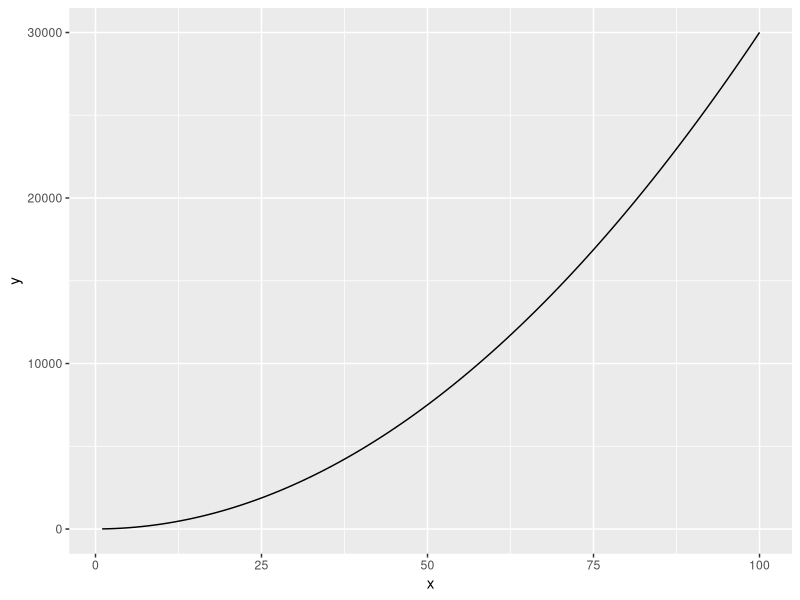
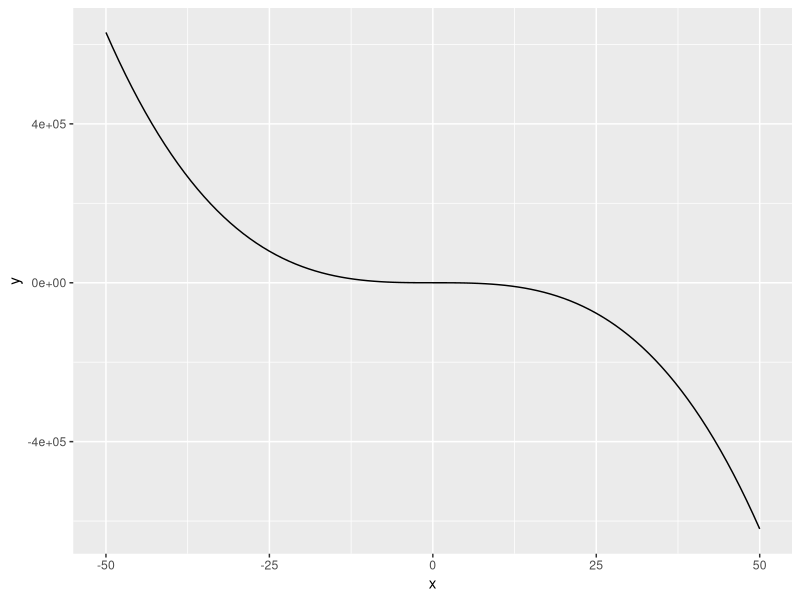
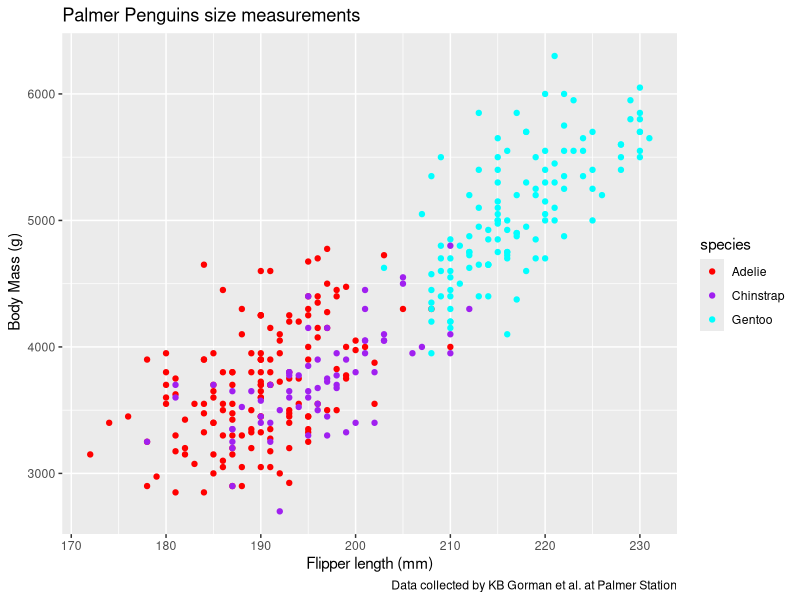
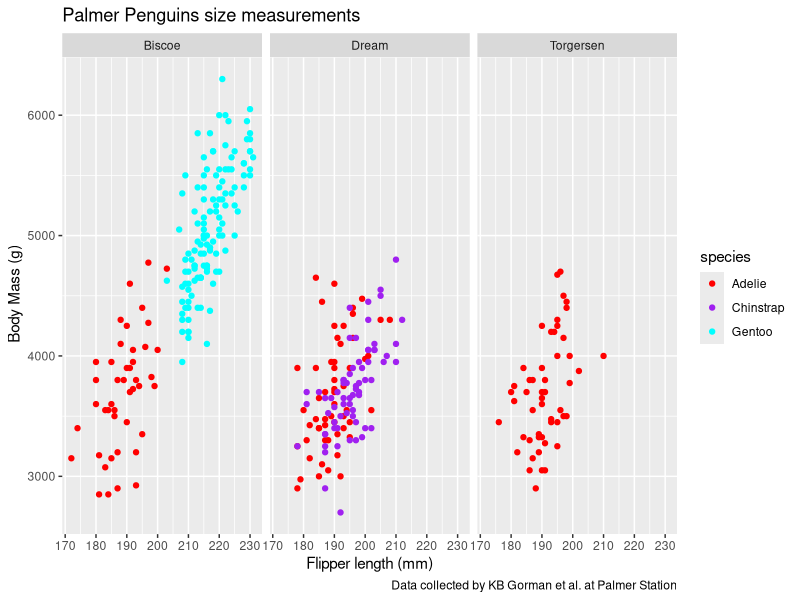

Reproduce these figures in R, in order.
## ---- chunk 1
knitr::opts_chunk$set(echo = TRUE)
library(tidyverse)
library(palmerpenguins)
## ---- chunk 2
eq <- function(x) {
  
  3 * x ^ 2 + 4
}

# Use stat_function()

ggplot(data = data.frame(x = c(1, 100)), aes(x = x)) + 
  stat_function(fun = eq)

## ---- chunk 3
eq_2 <- function(x) { 
  
  2.4 - (5 * x ^ 3) + (2.1 * x ^ 2)
  }

ggplot(data = data.frame(x = c(-50, 50)), aes(x = x)) + 
  stat_function(fun = eq_2)

## ---- chunk 4
ggplot(data = penguins, aes(x = flipper_length_mm, y = body_mass_g)) + 
  geom_point(aes(color = species)) + 
  scale_color_manual(values = c("red", "purple", "cyan")) + 
  labs(x = "Flipper length (mm)",
       y = " Body Mass (g)",
       title = "Palmer Penguins size measurements",
       caption = "Data collected by KB Gorman et al. at Palmer Station",
       color = "species")
## ---- chunk 5
ggplot(data = penguins, aes(x = flipper_length_mm, y = body_mass_g)) + 
  geom_point(aes(color = species)) + 
  scale_color_manual(values = c("red", "purple", "cyan")) + 
  labs(x = "Flipper length (mm)",
       y = " Body Mass (g)",
       title = "Palmer Penguins size measurements",
       caption = "Data collected by KB Gorman et al. at Palmer Station",
       color = "species") + 
  facet_wrap(~island) + 
  theme_grey()
## ---- chunk 6
gt <- expression(2.2 + 3.1 * t - 5.6 * t ^ 4)

dg_dt <- D(expr = gt, name = 't')

dg_dt
## ---- chunk 7
d2g_dt2 <- D(expr = dg_dt, 't')

d2g_dt2
## ---- chunk 8
f_xyz <- expression(2*x*y - 3*(x^2)*(z^3))

df_dx <- D(expr = f_xyz, 'x')

df_dx

df_dy <- D(expr = f_xyz, 'y')

df_dy

df_dz <- D(expr = f_xyz, 'z')

df_dz

